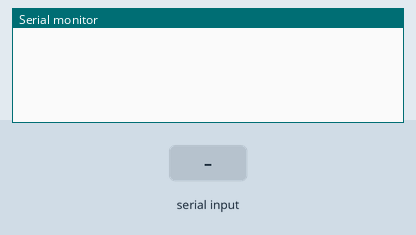
The sketch below on a simulated Arduino Uno, built with avr-gcc and run on an emulated ATmega328P. Shown: the last lines printed to the serial monitor. The inputs (shaded band) are chosen by the test bench.

Above: at 1.2 s.
1.3 s: "F" received over the second serial link
At 2.3 s:
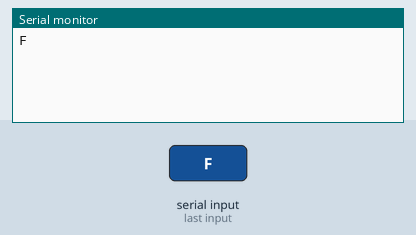
2.8 s: "1" received over the second serial link
At 3.4 s:
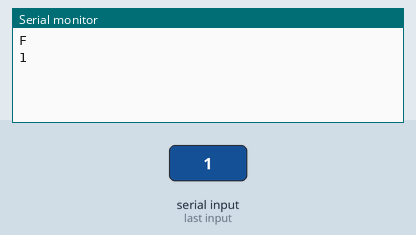

Measured:
- after the input at 1.3 s, the serial monitor: prints a new line at once (image 1)
- after the input at 2.8 s, the serial monitor: prints a new line at once (image 2)

The sketch:

BlueToothStart.ino
```cpp
#include <SoftwareSerial.h>
SoftwareSerial Slave(2, 10);

char BluetoothData;


void setup() {
  Serial.begin(115200);
  Slave.begin(115200);

}

void loop() {
  if (Slave.available()) {
    BluetoothData = Slave.read();
    Serial.println(BluetoothData);
    if (BluetoothData == 'F') ;
  }
}
```
